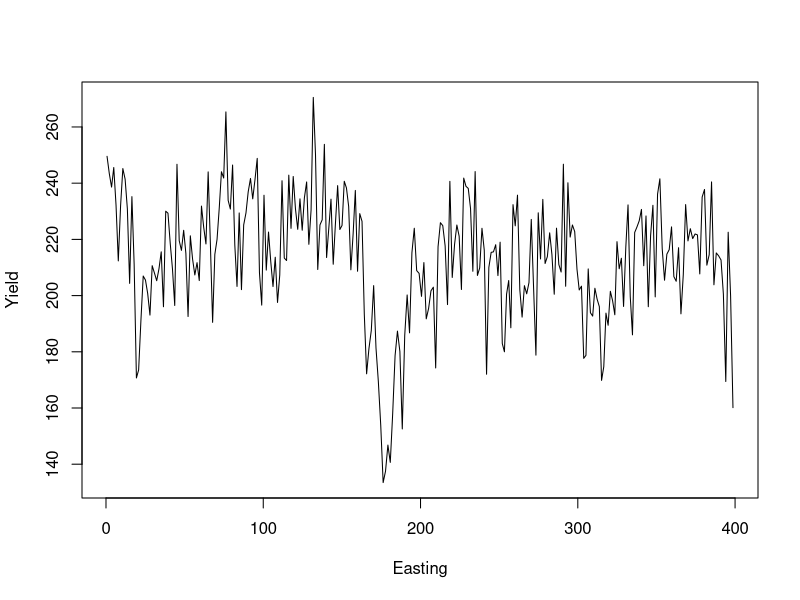

The R script that drew this image: (Note: this script raises an error after producing the figure.)
## ---- chunk 1
SinglePass.dat <- read.csv('./data/SinglePass.csv', header=TRUE)
plot(Yield ~ Easting, type='l', data=SinglePass.dat)
## ---- chunk 2
knots = 3:30
library(mgcv)
sum <- 0
OCV <- c()

# gam library smoothing splits
for(i in knots) {
  current.gam <- gam(Yield ~ s(Easting, ,bs="bs", k=i), data=SinglePass.dat)

#  PredictionsGAMGAM.dat[,'Yield'][PredictionsGAMGAM.dat[,'Knots']==knots[i]] = predict(current.lm)
 # mask <- SplitsComp.dat[,'Knots'] == knots[i] & SplitsComp.dat[,'Method'] == 'gam smoothing spline'
  sum <- 0
  for(j in 1:dim(SinglePass.dat)[1]) {
    current.d <- SinglePass.dat[-j,]
    #this gives us an error on predict
    ##current.model <- gam(Yield ~ s(Easting, df=knots[i]+3), data=current.d)
    current.model <- update(current.gam, data =current.d)
    new.dat <- SinglePass.dat[j,]
    predicted <- predict(current.model, newdata = new.dat)
    diff <- predicted - new.dat[,'Yield']
    sum  <- sum+(diff)^2
  }
  OCV <- c(OCV, sum/dim(SinglePass.dat)[1])
}
## ---- chunk 3
plot(OCV ~ knots)
## ---- chunk 4
res <- smoothCon(s(Easting,bs="bs"),SinglePass.dat)[[1]]
image(res$X)
## ---- chunk 5
res <- smoothCon(s(Easting,bs="ps"),SinglePass.dat)[[1]]
image(res$X)
## ---- chunk 6
library(splines)
bs_basis <- bs(SinglePass.dat$Easting, df = 10)
image(bs_basis)

library(splines2)
bs_basis_splines2 <- bSpline(SinglePass.dat$Easting, df = 10)
image(bs_basis_splines2)
## ---- chunk 7
knots = 3:30
library(gam)
sum <- 0
OCV <- c()

# gam library smoothing splits
for(i in knots) {
  current.gam <- gam(Yield ~ s(Easting, df=i), data=SinglePass.dat)
  sum <- 0
  for(j in 1:dim(SinglePass.dat)[1]) {
    current.d <- SinglePass.dat[-j,]
    #this gives us an error on predict
    ##current.model <- gam(Yield ~ s(Easting, df=knots[i]+3), data=current.d)
    current.model <- update(current.gam, data =current.d)
    new.dat <- SinglePass.dat[j,]
    predicted <- predict(current.model, newdata = new.dat)
    diff <- predicted - new.dat[,'Yield']
    sum  <- sum+(diff)^2
  }
  OCV <- c(OCV, sum/dim(SinglePass.dat)[1])
}
## ---- chunk 8
plot(OCV ~ knots)
